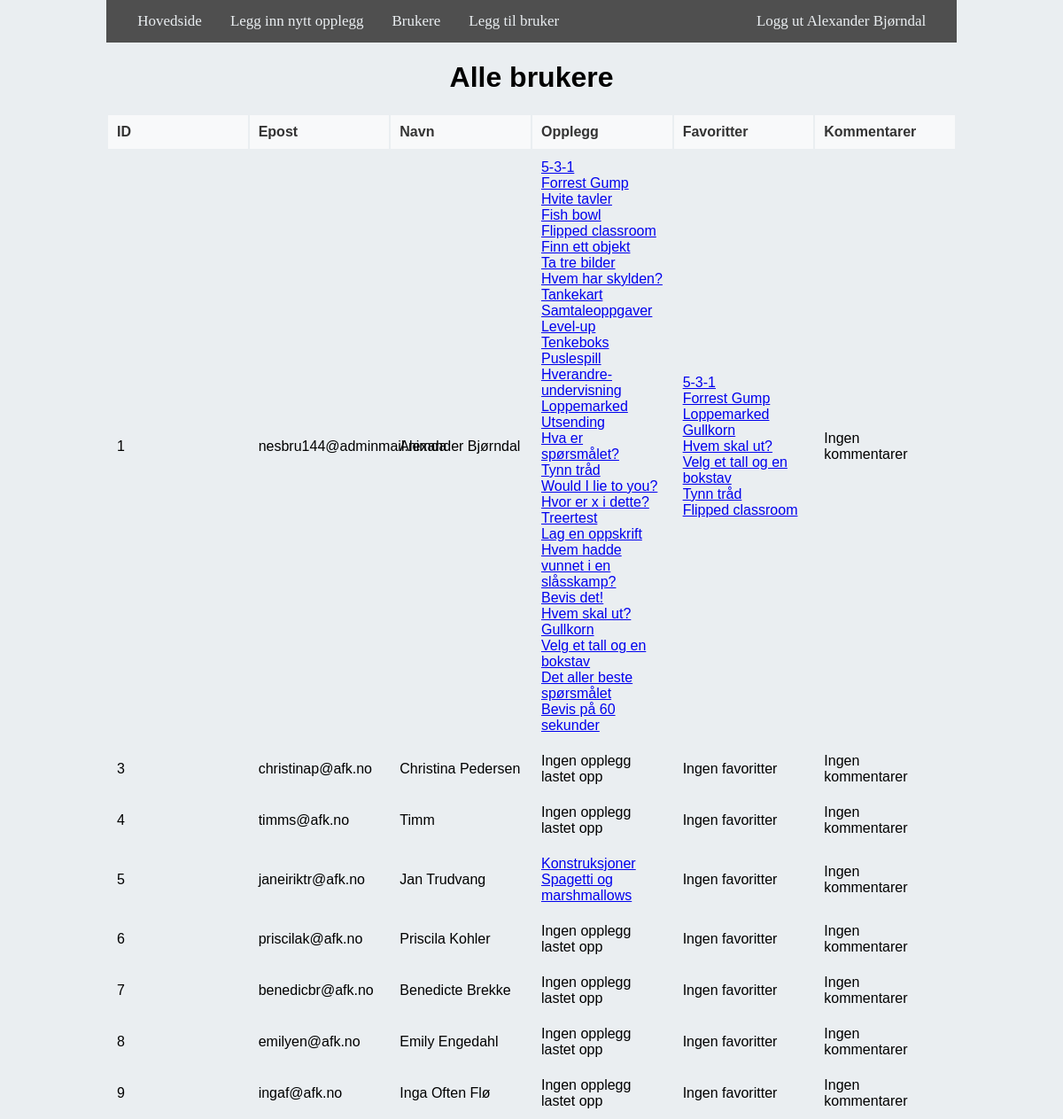
Page /brukere (signed in, upper part) on the earlier database version.
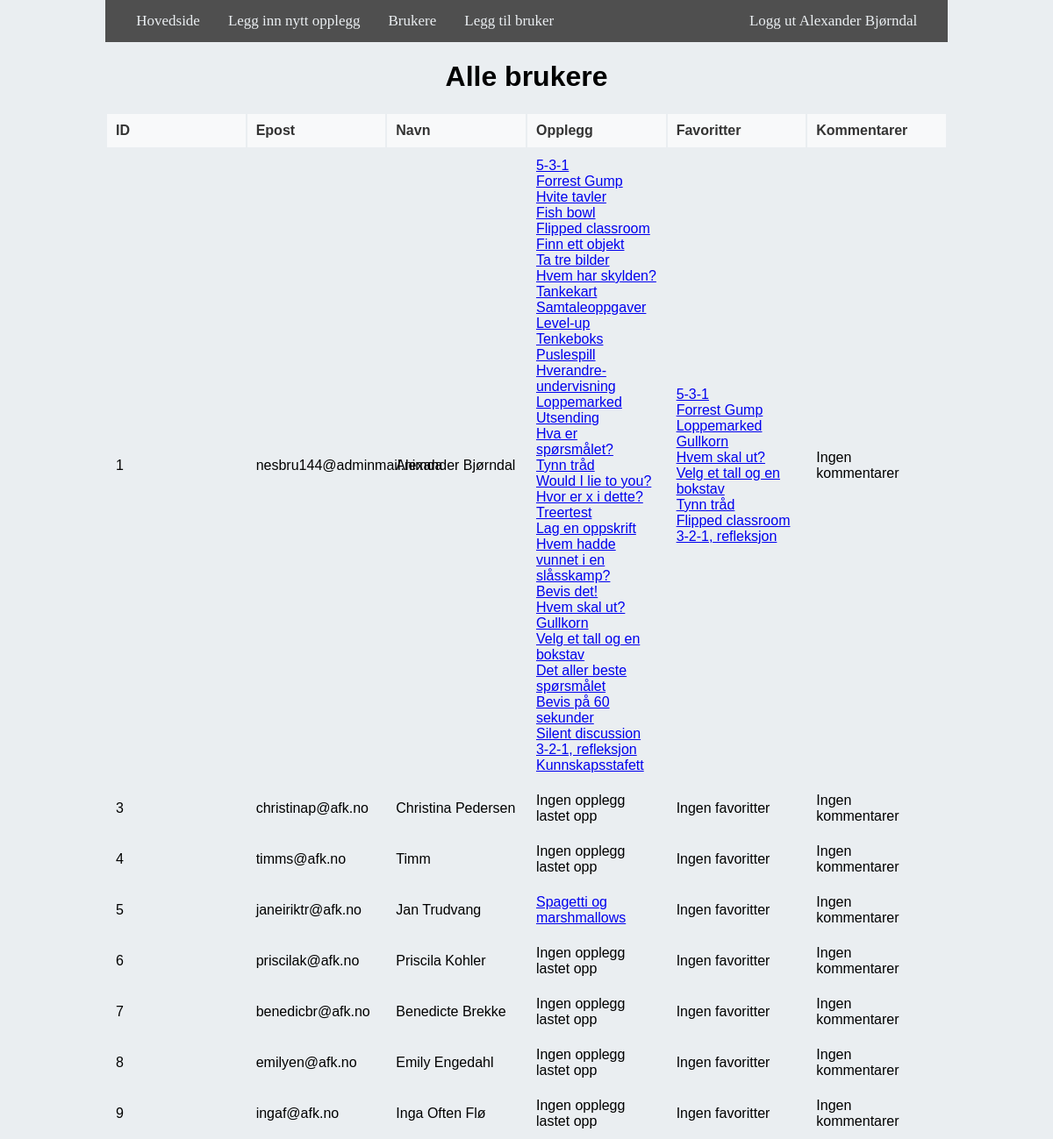
Same page on the later database version.
### website/models.py (models this page shows)
class User(db.Model, UserMixin):
    __tablename__ = 'user'
    id = db.Column(db.Integer, primary_key=True)
    email = db.Column(db.String(150), unique=True)
    password = db.Column(db.String(150))
    first_name = db.Column(db.String(150))
    role = db.Column(db.String(50), default='user')
    is_email_confirmed = db.Column(db.Boolean, default=False)
    opplegg = db.relationship('Opplegg')
    favorites = db.relationship('Opplegg', secondary=opplegg_user_favorites, backref='user_favorite')
    comments = db.relationship('Comment', back_populates='user')

class Opplegg(db.Model):
    __tablename__ = "opplegg"
    id = db.Column(db.Integer, primary_key=True)
    name = db.Column(db.String(1000))
    data = db.Column(db.String(10000))
    date = db.Column(db.DateTime(timezone=True), default=func.now())
    user_id = db.Column(db.Integer, db.ForeignKey('user.id'))
    traits = db.relationship('Trait', secondary=opplegg_traits, backref='opplegg')
    comments = db.relationship('Comment', back_populates='opplegg')

### website/views.py (the view)
@views.route('/brukere', methods=['GET'])
@login_required
def admin_users():
    if current_user.role != 'admin':
        abort(403)  # Forbidden access if the user is not an admin
    users = User.query.all()
    user_data = []
    for user in users:
        user_opplegg = user.opplegg  # All opplegg linked to the user
        user_favorites = user.favorites  # All favorites linked to the user
        user_data.append({
            'user': user,
            'opplegg': user_opplegg,
            'favorites': user_favorites
        })
    return render_template('brukere.html', user=current_user, user_data=user_data)

### website/__init__.py (called while the page is built)
def create_app():
    app = Flask(__name__)
    app.config['SECRET_KEY'] = '8a7df6oliqwjh5l'
    app.config['SQLALCHEMY_DATABASE_URI'] = f'sqlite:///{DB_NAME}'
    db.init_app(app)
    migrate = Migrate(app, db)
    from .views import views
    from .auth import auth
    app.register_blueprint(views, url_prefix='/')
    app.register_blueprint(auth, url_prefix='/')
    from .models import User, Opplegg, Trait
    create_database(app)
    login_manager = LoginManager()
    login_manager.login_view = 'auth.login'
    login_manager.init_app(app)
    login_manager.login_message = "Funksjonen du prøvde å bruke krever innlogging."
    @login_manager.user_loader
    def load_user(id):
        return User.query.get(int(id))
    @app.errorhandler(403)
    def forbidden(error):
        return jsonify({'error': 'Ingen tilgang'}), 403
    return app

### website/templates/brukere.html (shortened to what this page needs)
{% extends "base.html" %}
{% block content %}
<div class="container">
    <h1 align="center">Alle brukere</h1>
    <table class="table table-striped table-bordered">
        <thead>
            <tr>
                <th>ID</th>
                <th>Epost</th>
                <th>Navn</th>
                <th>Opplegg</th>
                <th>Favoritter</th>
                <th>Kommentarer</th>
            </tr>
        </thead>
        <tbody>
            {% for data in user_data %}
                <tr>
                    <td>{{ data.user.id }}</td>
                    <td>{{ data.user.email }}</td>
                    <td>{{ data.user.first_name }}</td>
                    <td>
                        {% if data.opplegg %}
                            {% for opp in data.opplegg %}
                                <div>
                                    <a href="{{ url_for('views.se_opplegg', opplegg_id=opp.id) }}">
                                        {{ opp.name }}
                                    </a>
                                </div>
                            {% endfor %}
                        {% else %}
                            Ingen opplegg lastet opp
                        {% endif %}
                    </td>
                    <td>
                        {% if data.favorites %}
                            {% for favorite in data.favorites %}
                                <div>
                                    <a href="{{ url_for('views.se_opplegg', opplegg_id=favorite.id) }}">
                                        {{ favorite.name }}
                                    </a>
                                </div>
                            {% endfor %}
                        {% else %}
                            Ingen favoritter
                        {% endif %}
                    </td>
                    <td>
                        {% if data.user.comments %}
                            {% for comment in data.user.comments %}
                                {{ comment.content|truncate(50) }}
                                <div>
                                    <a href="{{ url_for('views.se_opplegg', opplegg_id=comment.opplegg.id) }}">
                                        (View Opplegg)
                                    </a>
                                </div>
                            {% endfor %}
                        {% else %}
                            Ingen kommentarer
                        {% endif %}
                    </td>
                </tr>
            {% endfor %}
        </tbody>
    </table>
</div>
{% endblock %}

### website/templates/base.html (shortened to what this page needs)
<!DOCTYPE html>
<html>
  <head class="mainclass">
    <link href="https://cdnjs.cloudflare.com/ajax/libs/font-awesome/5.15.4/css/all.min.css" rel="stylesheet">
    <link rel="stylesheet" href="{{ url_for('static', filename='home.css') }}" />
  </head>
  <body class="mainclass">
    <nav class="navbar">
      <div class="navbar-nav">
        <div style="margin-left: 2%">
          {% if user.role == 'admin' %}
          <a class="nav-item nav-link" id="home" href="/">Hovedside</a>
          <a class="nav-item nav-link" id="add_opplegg" href="./add-opplegg"
            >Legg inn nytt opplegg</a
          >
          <a class="nav-item nav-link" id="users" href="./brukere">Brukere</a>
          <a class="nav-item nav-link" id="add_user" href="./add-bruker">Legg til bruker</a>
          <a
            class="nav-item nav-link"
            style="float: right; margin-right: 2%"
            id="logout"
            href="/logout"
          >
            Logg ut {{ user.first_name }}
          </a>
          {% else %}
          <a class="nav-item nav-link" id="home" href="/">Hovedside</a>
          <a class="nav-item nav-link" style="float: right; margin-right: 2%" id="login" href="/login">Logg inn</a>
          <a class="nav-item nav-link" style="float: right" id="signUp" href="/sign-up"
            >Lag ny bruker</a
          >
          {% endif %}
        </div>
      </div>
    </nav>
    <div class="container">{% block content %}{% endblock %}</div>
  </body>
</html>

Differences in the rows shown:
added Opplegg: name "Silent discussion", shown under "1"
added Opplegg: name "3-2-1, refleksjon"
added Opplegg: name "Kunnskapsstafett", shown under "1"
changed Opplegg: name "Konstruksjoner Spagetti og marshmallows" → "Spagetti og marshmallows"
